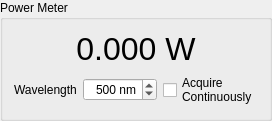
        <widget class="QGroupBox" name="groupBox_2">
         <property name="title">
          <string>Power Meter</string>
         </property>
         <layout class="QGridLayout" name="gridLayout_9">
          <item row="1" column="0">
           <widget class="QLabel" name="label_26">
            <property name="text">
             <string>Wavelength</string>
            </property>
           </widget>
          </item>
          <item row="0" column="0" colspan="3">
           <widget class="QLabel" name="power_meter_power_label">
            <property name="font">
             <font>
              <pointsize>24</pointsize>
             </font>
            </property>
            <property name="text">
             <string>0.000 W</string>
            </property>
            <property name="textFormat">
             <enum>Qt::PlainText</enum>
            </property>
            <property name="alignment">
             <set>Qt::AlignCenter</set>
            </property>
           </widget>
          </item>
          <item row="1" column="2">
           <widget class="QCheckBox" name="power_meter_acquire_cont_checkBox">
            <property name="text">
             <string>Acquire
Continuously</string>
            </property>
           </widget>
          </item>
          <item row="1" column="1">
           <widget class="QDoubleSpinBox" name="power_meter_wl_doubleSpinBox">
            <property name="alignment">
             <set>Qt::AlignRight|Qt::AlignTrailing|Qt::AlignVCenter</set>
            </property>
            <property name="prefix">
             <string/>
            </property>
            <property name="suffix">
             <string> nm</string>
            </property>
            <property name="decimals">
             <number>0</number>
            </property>
            <property name="minimum">
             <double>100.000000000000000</double>
            </property>
            <property name="maximum">
             <double>3000.000000000000000</double>
            </property>
            <property name="value">
             <double>500.000000000000000</double>
            </property>
           </widget>
          </item>
         </layout>
        </widget>
